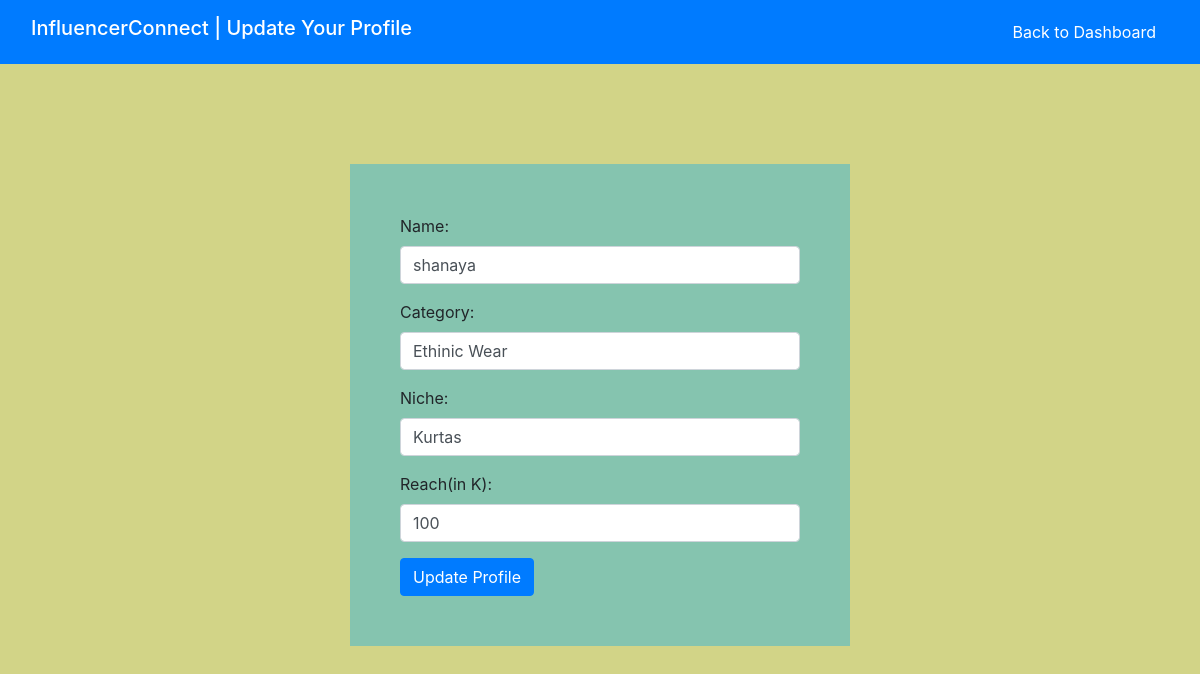
Page /influencer/update_profile (signed in) on the committed database.
### models.py (models this page shows)
class InfluncerProfile(db.Model):
    id=db.Column(db.Integer,primary_key=True)
    influencer_id=db.Column(db.Integer,db.ForeignKey('influencer.id'),nullable=False)
    name=db.Column(db.String(120),nullable=False)
    category=db.Column(db.String(120),nullable=False)
    niche=db.Column(db.String(120),nullable=True)
    reach=db.Column(db.Integer,nullable=True)

### app.py (the view, shortened to what this page needs)
@app.route('/influencer/update_profile',methods=['GET','POST'])
def influencer_update_profile():
    if 'username' not in session or session.get('role')!='Influencer':
        return redirect(url_for('influencer_login'))
    else:
        influencer=Influencer.query.filter_by(username=session['username']).first()
        profile=InfluncerProfile.query.filter_by(influencer_id=influencer.id).first()
        return render_template('influencer_update_profile.html',profile=profile)

### templates/influencer_update_profile.html (shortened to what this page needs)
<!DOCTYPE html>
<html lang="en">
<head>
    <link rel="stylesheet" href="{{ url_for('static', filename='css/bootstrap.min.css') }}">
</head>
<body style="background-color: rgb(210, 212, 135);">
    <nav class="navbar navbar-dark bg-primary">
        <div class="container-fluid">
            <h1  class="navbar-brand";>InfluencerConnect | Update Your Profile</h1>
            <a href="{{ url_for('influencer_dashboard') }}" class="btn btn-primary">Back to Dashboard</a>
        </div>
    </nav>
    <div class="container" style="background-color: rgb(133, 196, 175); width: 500px; margin-top: 100px; padding: 50px;">
        <form method="post" action="{{ url_for('influencer_update_profile') }}">
            <div class="form-group">
                <label for="name">Name:</label>
                <input type="text" class="form-control" id="name" name="name" value="{{ profile.name if profile else '' }}" required>
            </div>
            <div class="form-group">
                <label for="category">Category:</label>
                <input type="text" class="form-control" id="category" name="category" value="{{ profile.category if profile else '' }}">
            </div>
            <div class="form-group">
                <label for="niche">Niche:</label>
                <input type="text" class="form-control" id="niche" name="niche" value="{{ profile.niche if profile else '' }}">
            </div>
            <div class="form-group">
                <label for="reach">Reach(in K):</label>
                <input type="number" class="form-control" id="reach" name="reach" value="{{ profile.reach if profile else '' }}">
            </div>
            <button type="submit" class="btn btn-primary">Update Profile</button>
        </form>
    </div>
</body>
</html>

### rows in the picture
InfluncerProfile: name "shanaya", category "Ethinic Wear", niche "Kurtas", reach "100"
